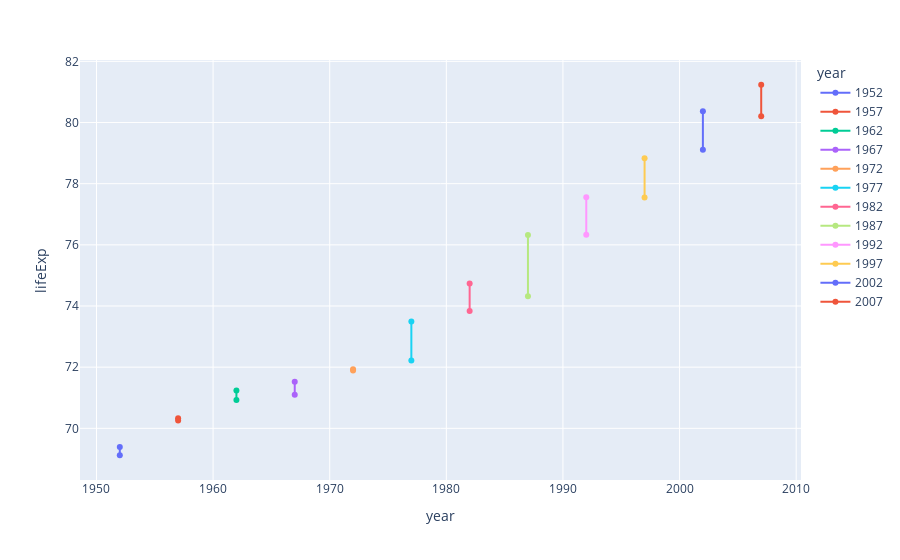

Notebook cell for this chart:
### Code cell
import plotly.express as px
df = px.data.gapminder().query("continent == 'Oceania'")
fig = px.line(df, x='year', y='lifeExp',color="year" ,markers=True)
fig.show()

### Figure 1 — Plotly figure (JSON) as saved in the notebook; plotly's stock layout.template omitted (floating-point values rounded to 4 significant figures)
{"data": [{"hovertemplate": "year=%{x}<br>lifeExp=%{y}<extra></extra>", "legendgroup": "1952", "line": {"color": "#636efa", "dash": "solid"}, "marker": {"symbol": "circle"}, "mode": "markers+lines", "name": "1952", "orientation": "v", "showlegend": true, "type": "scatter", "x": [1952, 1952], "xaxis": "x", "y": [69.12, 69.39], "yaxis": "y"}, {"hovertemplate": "year=%{x}<br>lifeExp=%{y}<extra></extra>", "legendgroup": "1957", "line": {"color": "#EF553B", "dash": "solid"}, "marker": {"symbol": "circle"}, "mode": "markers+lines", "name": "1957", "orientation": "v", "showlegend": true, "type": "scatter", "x": [1957, 1957], "xaxis": "x", "y": [70.33, 70.26], "yaxis": "y"}, {"hovertemplate": "year=%{x}<br>lifeExp=%{y}<extra></extra>", "legendgroup": "1962", "line": {"color": "#00cc96", "dash": "solid"}, "marker": {"symbol": "circle"}, "mode": "markers+lines", "name": "1962", "orientation": "v", "showlegend": true, "type": "scatter", "x": [1962, 1962], "xaxis": "x", "y": [70.93, 71.24], "yaxis": "y"}, {"hovertemplate": "year=%{x}<br>lifeExp=%{y}<extra></extra>", "legendgroup": "1967", "line": {"color": "#ab63fa", "dash": "solid"}, "marker": {"symbol": "circle"}, "mode": "markers+lines", "name": "1967", "orientation": "v", "showlegend": true, "type": "scatter", "x": [1967, 1967], "xaxis": "x", "y": [71.1, 71.52], "yaxis": "y"}, {"hovertemplate": "year=%{x}<br>lifeExp=%{y}<extra></extra>", "legendgroup": "1972", "line": {"color": "#FFA15A", "dash": "solid"}, "marker": {"symbol": "circle"}, "mode": "markers+lines", "name": "1972", "orientation": "v", "showlegend": true, "type": "scatter", "x": [1972, 1972], "xaxis": "x", "y": [71.93, 71.89], "yaxis": "y"}, {"hovertemplate": "year=%{x}<br>lifeExp=%{y}<extra></extra>", "legendgroup": "1977", "line": {"color": "#19d3f3", "dash": "solid"}, "marker": {"symbol": "circle"}, "mode": "markers+lines", "name": "1977", "orientation": "v", "showlegend": true, "type": "scatter", "x": [1977, 1977], "xaxis": "x", "y": [73.49, 72.22], "yaxis": "y"}, {"hovertemplate": "year=%{x}<br>lifeExp=%{y}<extra></extra>", "legendgroup": "1982", "line": {"color": "#FF6692", "dash": "solid"}, "marker": {"symbol": "circle"}, "mode": "markers+lines", "name": "1982", "orientation": "v", "showlegend": true, "type": "scatter", "x": [1982, 1982], "xaxis": "x", "y": [74.74, 73.84], "yaxis": "y"}, {"hovertemplate": "year=%{x}<br>lifeExp=%{y}<extra></extra>", "legendgroup": "1987", "line": {"color": "#B6E880", "dash": "solid"}, "marker": {"symbol": "circle"}, "mode": "markers+lines", "name": "1987", "orientation": "v", "showlegend": true, "type": "scatter", "x": [1987, 1987], "xaxis": "x", "y": [76.32, 74.32], "yaxis": "y"}, {"hovertemplate": "year=%{x}<br>lifeExp=%{y}<extra></extra>", "legendgroup": "1992", "line": {"color": "#FF97FF", "dash": "solid"}, "marker": {"symbol": "circle"}, "mode": "markers+lines", "name": "1992", "orientation": "v", "showlegend": true, "type": "scatter", "x": [1992, 1992], "xaxis": "x", "y": [77.56, 76.33], "yaxis": "y"}, {"hovertemplate": "year=%{x}<br>lifeExp=%{y}<extra></extra>", "legendgroup": "1997", "line": {"color": "#FECB52", "dash": "solid"}, "marker": {"symbol": "circle"}, "mode": "markers+lines", "name": "1997", "orientation": "v", "showlegend": true, "type": "scatter", "x": [1997, 1997], "xaxis": "x", "y": [78.83, 77.55], "yaxis": "y"}, {"hovertemplate": "year=%{x}<br>lifeExp=%{y}<extra></extra>", "legendgroup": "2002", "line": {"color": "#636efa", "dash": "solid"}, "marker": {"symbol": "circle"}, "mode": "markers+lines", "name": "2002", "orientation": "v", "showlegend": true, "type": "scatter", "x": [2002, 2002], "xaxis": "x", "y": [80.37, 79.11], "yaxis": "y"}, {"hovertemplate": "year=%{x}<br>lifeExp=%{y}<extra></extra>", "legendgroup": "2007", "line": {"color": "#EF553B", "dash": "solid"}, "marker": {"symbol": "circle"}, "mode": "markers+lines", "name": "2007", "orientation": "v", "showlegend": true, "type": "scatter", "x": [2007, 2007], "xaxis": "x", "y": [81.23, 80.2], "yaxis": "y"}], "layout": {"legend": {"title": {"text": "year"}, "tracegroupgap": 0}, "margin": {"t": 60}, "xaxis": {"anchor": "y", "categoryarray": [1952, 1957, 1962, 1967, 1972, 1977, 1982, 1987, 1992, 1997, 2002, 2007], "categoryorder": "array", "domain": [0, 1], "title": {"text": "year"}}, "yaxis": {"anchor": "x", "domain": [0, 1], "title": {"text": "lifeExp"}}}}
